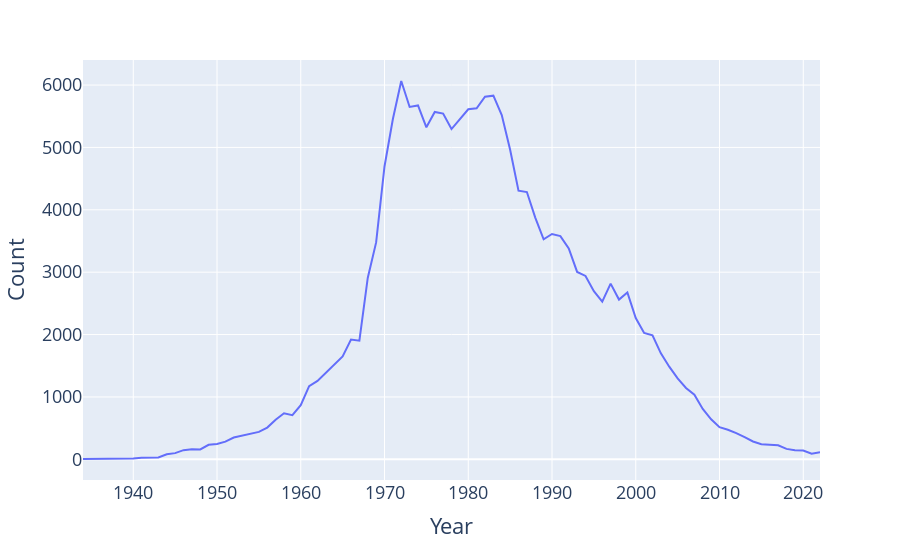

Source (notebook cell):
### Code cell
fem_babynames = babynames[babynames['Sex']=='F'].sort_values('Year')
jen = fem_babynames.groupby('Name').get_group('Jennifer')
fig = px.line(jen, x='Year', y='Count')
fig.update_layout(font_size=18)

### Figure 1 — Plotly figure (JSON) as saved in the notebook; plotly's stock layout.template omitted (floating-point values rounded to 4 significant figures)
{"data": [{"hovertemplate": "Year=%{x}<br>Count=%{y}<extra></extra>", "legendgroup": "", "line": {"color": "#636efa", "dash": "solid"}, "marker": {"symbol": "circle"}, "mode": "lines", "name": "", "orientation": "v", "showlegend": false, "type": "scatter", "x": [1934, 1938, 1939, 1940, 1941, 1942, 1943, 1944, 1945, 1946, 1947, 1948, 1949, 1950, 1951, 1952, 1953, 1954, 1955, 1956, 1957, 1958, 1959, 1960, 1961, 1962, 1963, 1964, 1965, 1966, 1967, 1968, 1969, 1970, 1971, 1972, 1973, 1974, 1975, 1976, 1977, 1978, 1979, 1980, 1981, 1982, 1983, 1984, 1985, 1986, 1987, 1988, 1989, 1990, 1991, 1992, 1993, 1994, 1995, 1996, 1997, 1998, 1999, 2000, 2001, 2002, 2003, 2004, 2005, 2006, 2007, 2008, 2009, 2010, 2011, 2012, 2013, 2014, 2015, 2016, 2017, 2018, 2019, 2020, 2021, 2022], "xaxis": "x", "y": [5, 5, 6, 13, 24, 22, 30, 80, 99, 147, 163, 159, 233, 247, 284, 350, 384, 412, 440, 509, 635, 739, 707, 869, 1174, 1257, 1386, 1516, 1649, 1919, 1902, 2907, 3477, 4695, 5456, 6065, 5649, 5673, 5323, 5569, 5543, 5295, 5462, 5612, 5628, 5813, 5830, 5520, 4964, 4306, 4285, 3875, 3528, 3612, 3579, 3382, 3004, 2940, 2696, 2529, 2817, 2561, 2675, 2265, 2027, 1987, 1699, 1485, 1297, 1144, 1035, 808, 641, 515, 474, 421, 354, 286, 243, 239, 226, 167, 145, 141, 91, 114], "yaxis": "y"}], "layout": {"font": {"size": 18}, "legend": {"tracegroupgap": 0}, "margin": {"t": 60}, "xaxis": {"anchor": "y", "domain": [0, 1], "title": {"text": "Year"}}, "yaxis": {"anchor": "x", "domain": [0, 1], "title": {"text": "Count"}}}}
